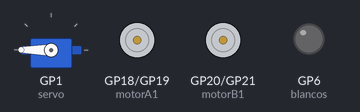
A program run on a simulated Raspberry Pi Pico running MicroPython. Shown: servo, motor-driver pin pairs drawn as motors (green arrow = first pin HIGH = forward, orange = second pin HIGH = backward, longer = more drive), output pins drawn as LEDs (lit = HIGH). Servo angles are drawn from the pulse width (0.5 ms = 0°, 2.5 ms = 180°).

Above: at 0.05 s.
At 1.4 s:
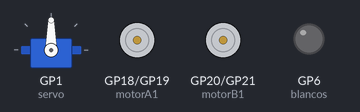
At 2.8 s:
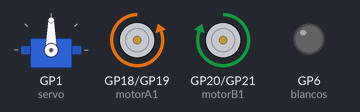
At 5.6 s:
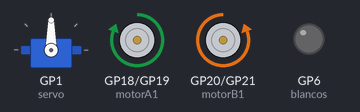
Timing chart, 0 to 7.3 s (numbered marks = the images above):
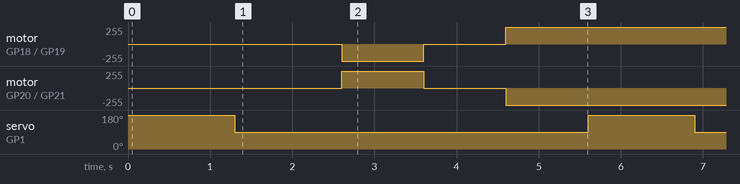

Measured:
- by itself, motor on GP18 (motorA1) / GP19 (motorA2): repeats every 5.6 s: stopped 1.0 s, forward 255/255 3.6 s, backward 255/255 1.0 s
- by itself, motor on GP20 (motorB1) / GP21 (motorB2): repeats every 5.6 s: stopped 1.0 s, backward 255/255 3.6 s, forward 255/255 1.0 s
- by itself, servo on GP1 (servo): alternates 180° for 1.3 s and 90° for 4.3 s

The program:

motores_y_servo.py
```python
from machine import Pin, PWM
import time

# Configura el pin, por ejemplo, el GPIO 2
blancos = Pin(6, Pin.OUT)
# Configuración de motores (dos motores controlando ruedas)
motorA1 = Pin(18, Pin.OUT)  # Motor A1, dirección 1
motorA2 = Pin(19, Pin.OUT)  # Motor A2, dirección 2
motorB1 = Pin(20, Pin.OUT)  # Motor B1, dirección 1
motorB2 = Pin(21, Pin.OUT)  # Motor B2, dirección 2

servo = PWM(Pin(1))
servo.freq(50)


def mover_servo(angulo):
    min_pulse = 500
    max_pulse = 2500
    pulse_width = min_pulse + (angulo / 180) * (max_pulse - min_pulse)
    duty = int(pulse_width * 65535 / 20000)
    servo.duty_u16(duty)
    time.sleep(0.3)


def adelante():
    motorA1.low()
    motorA2.high()
    motorB1.high()
    motorB2.low()


def atras():
    motorA1.high()
    motorA2.low()
    motorB1.low()
    motorB2.high()


def derecha():
    motorA1.high()
    motorA2.low()
    motorB1.high()
    motorB2.low()


def izquierda():
    motorA1.low()
    motorA2.high()
    motorB1.low()
    motorB2.high()


def esperando_orden():
    motorA1.low()
    motorA2.low()
    motorB1.low()
    motorB2.low()


def para():
    motorA1.low()
    motorA2.low()
    motorB1.low()
    motorB2.low()

# Bucle infinito
while True:
    mover_servo(180)
    time.sleep(1)
    mover_servo(90)
    time.sleep(1)
    adelante()  # Encender
    time.sleep(1)     # Esperar 1 segundo
    para() # Apagar
    time.sleep(1)     # Esperar 1 segundo
    atras()
    time.sleep(1)
```
